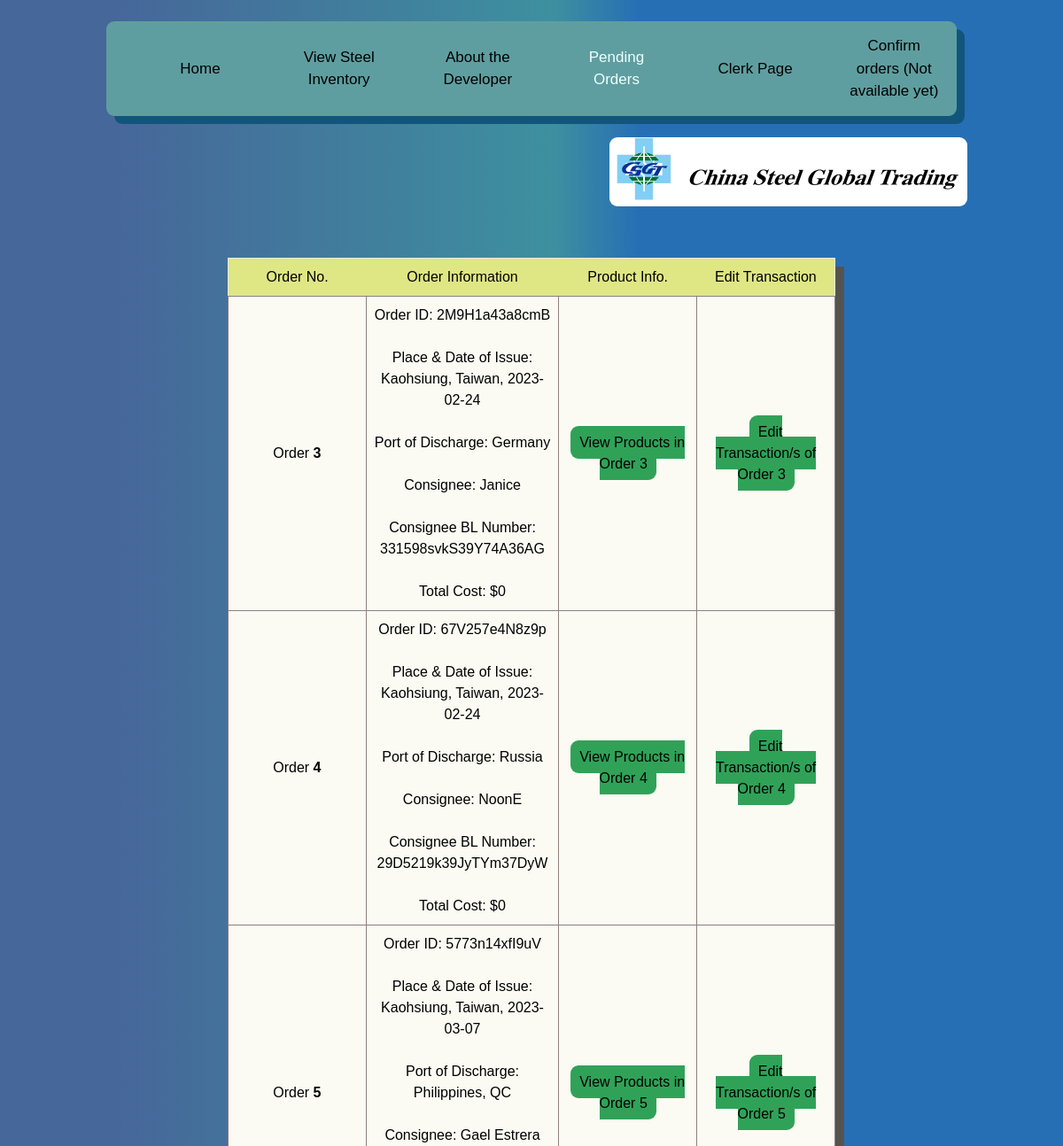
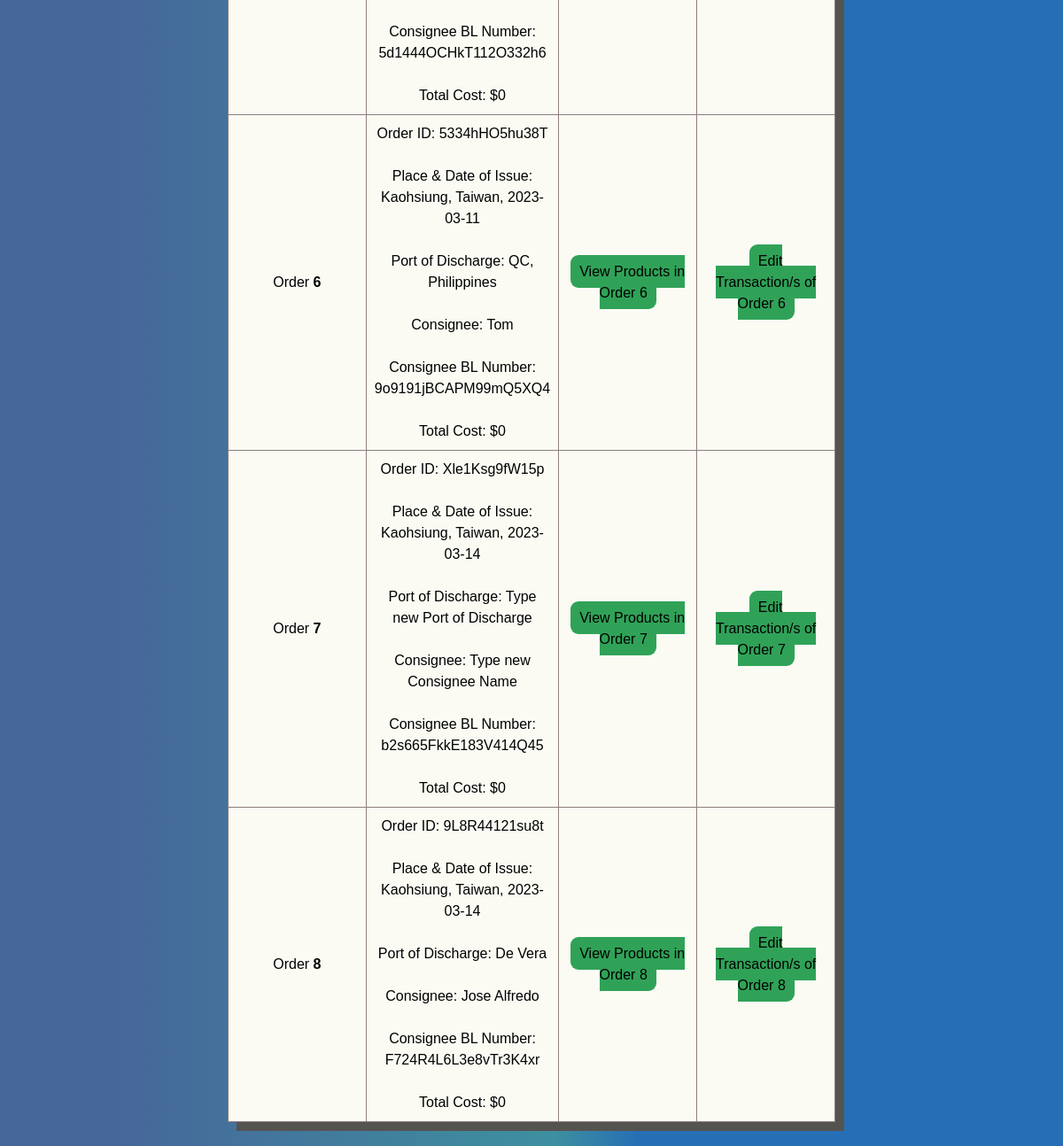
The page /PendingOrders (signed in) on the database as committed earlier (2 pictures, top to bottom).
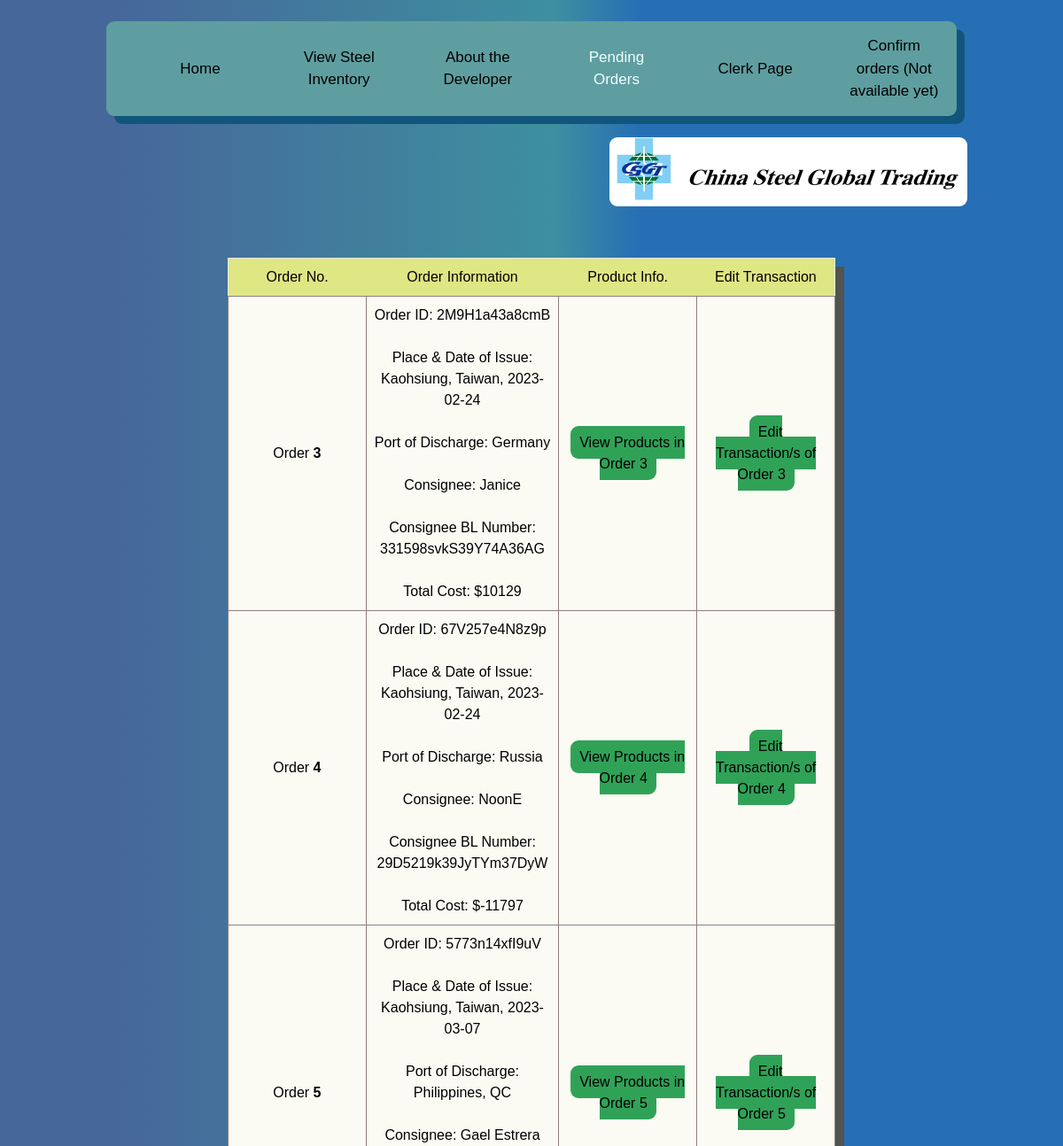
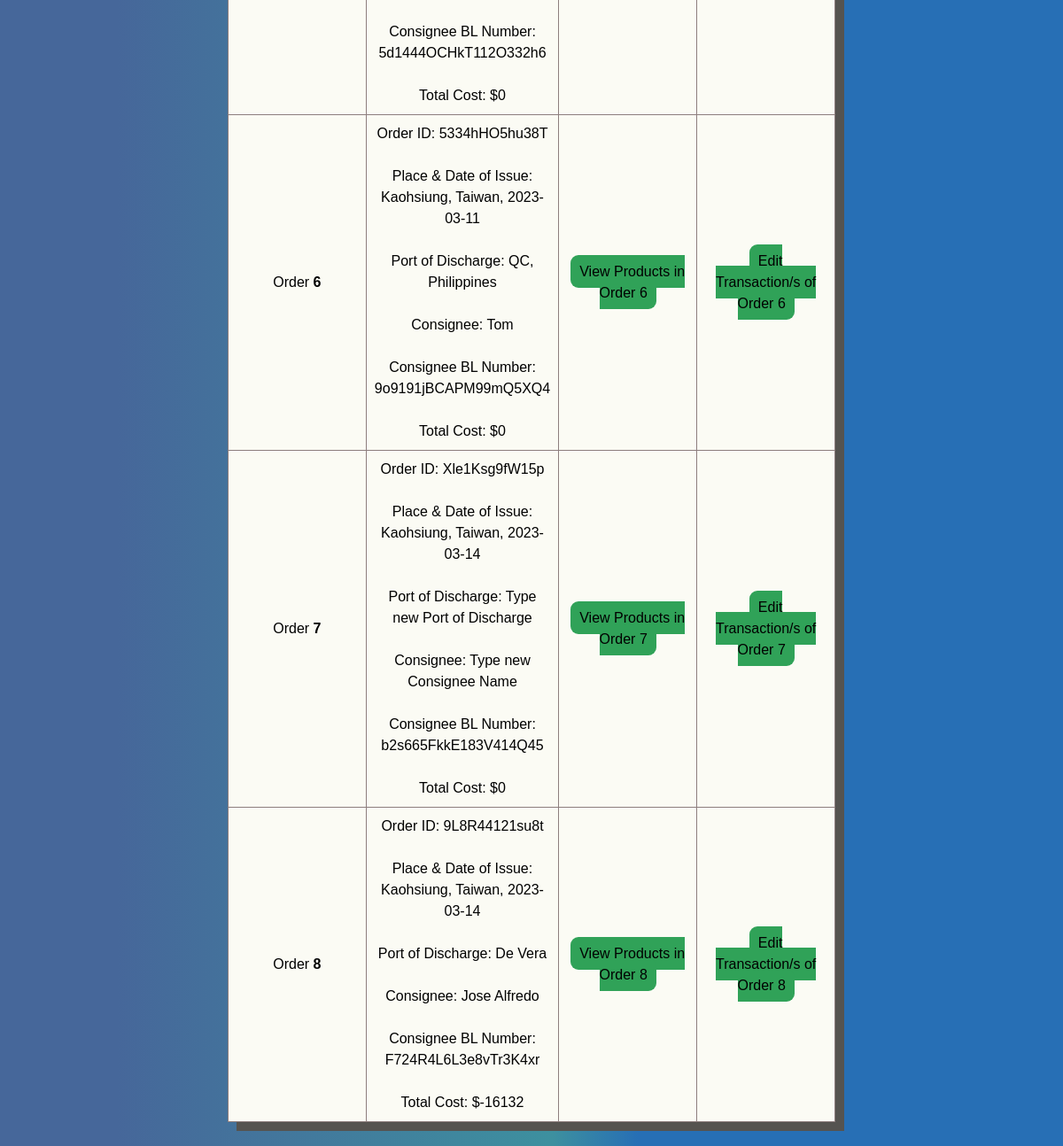
The same page on the database as committed later (2 pictures, top to bottom).
### Inventory/models.py (models this page shows, shortened)
class FinalOrder(models.Model):
    TotalCost = models.IntegerField(default=0)
    ProductInfo = models.CharField(max_length=400, blank=True,default=None)
    Finished = models.BooleanField(default=False) #confirmed or not
    OrderDate = models.DateField(auto_now_add=True)#auto_now_add=True)
    Verification = models.CharField(default=None,unique=True, max_length=13, null=True, blank=True) #Orderid -> verification
    BL = models.ForeignKey(Consignee, null=False, blank=True, on_delete=models.CASCADE)
    Shipper = models.ForeignKey(Company, on_delete=models.CASCADE, default=None, null=True, blank=True)
    NotifyName = models.ForeignKey(NotifyParty, default=None, on_delete=models.CASCADE, null=True, blank=True)
    NumOfBL = models.IntegerField(default=3, null=True, blank=True)
    PayAt = models.CharField(default='', max_length=70, null=True, blank=True)
    Place = models.CharField(default="Kaohsiung, Taiwan", max_length=70, null=False)
    PlaceDate = models.CharField(default='', max_length=100, blank=True)
    Charges = models.FloatField(default=None, max_length=11, validators=[MinValueValidator(float('0.01'))], null=True, blank=True)
    RevTons = models.CharField(max_length=1000, default=None, null=True, blank=True)
    Rate = models.FloatField(default=None, null=True, blank=True, validators=[MinValueValidator(float('0.01'))])
    Prepaid = models.CharField(max_length=20, default='', blank=True)
    Collect = models.CharField(max_length=20, default='', blank=True)
    Portload = models.CharField(max_length=255, default='', blank=True)
    Portdis = models.CharField(max_length=255, default='', blank=True)
    TranshTo = models.CharField(max_length=50, default='', null=True, blank=True)
    FinalDest = models.CharField(max_length=255, default='', null=True, blank=True)
    Voyage = models.SmallIntegerField(default=0, null=False, blank=True)
    objects = models.Manager()

class Consignee(models.Model):
    BL = models.CharField(max_length=20, default='', unique=True)
    Name = models.CharField(max_length=100)
    PortDischarge = models.CharField(max_length=100, default='', blank=True)

### Inventory/views.py (the view, shortened to what this page needs)
# urls.py: path('PendingOrders',views.ShowProds, name='Products2'),
def ShowProds(request):
    condition = ""
    if request.user.is_authenticated:
        condition = True
        request.session['NAVIGATE'] = "users"
        AllOrders = FinalOrder.objects.filter(Finished = False)
        return render(request, 'Inventory/users2.html',{
            'C' : condition,
            'Orders' : AllOrders,
        })

### Inventory/templates/Inventory/users2.html (shortened to what this page needs)
{% extends 'Inventory/base.html' %}
{% load static %}
    {% block content %}
    <br><br>
    <table style="font-style: normal; font-weight: normal;" class="Frame">
        <tr class="identify">
            <th> Order No. </th>
            <th> Order Information </th>
            <th> Product Info. </th>
            <th> Edit Transaction </th>
        </tr>
        {% for o in Orders %}
        <tr class="Header" id="main">
            <th> Order <b>{{o.pk}}</b></ht>
            <th> Order ID: {{o.Verification}} <br><br>
                Place & Date of Issue: {{o.PlaceDate}} <br><br>
                Port of Discharge: {{o.BL.PortDischarge}} <br><br>
                Consignee: {{o.BL.Name}} <br><br>
                Consignee BL Number: {{o.BL.BL}} <br><br>
                Total Cost: ${{o.TotalCost}}
            </th>
            <th> <a class="Button" href="{% url 'Products3' pk=o.pk %}" id="ViewProds"> View Products in Order {{o.pk}} </a> </th>
            <th> <a class="Button" href="{% url 'UnfTrans' pk=o.pk %}"> Edit Transaction/s of Order {{o.pk}} </a> </th>
        </tr>
        {% endfor %}
    </table>
    <br><br>
    {% endblock %}

Rows that differ between the two databases and show on the page:
changed FinalOrder "2M9H1a43a8cmB": TotalCost "0" → "10129"
changed FinalOrder "Russia": TotalCost "0" → "-11797"
changed FinalOrder "9L8R44121su8t": TotalCost "0" → "-16132"
